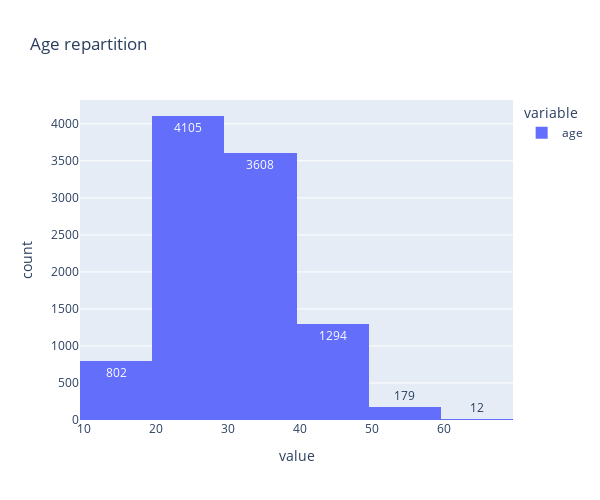

Notebook source saved alongside this figure:
### Code cell
fig3 = px.histogram(data["age"], 
            title="Age repartition", 
            text_auto=True, 
            nbins=10)

fig3.update_layout(autosize=True, 
                    width=600,
                    height=500)
fig3.show()

### Figure 1 — Plotly figure (JSON) as saved in the notebook; plotly's stock layout.template omitted (floating-point values rounded to 4 significant figures; data arrays with more than 128 entries replaced by an {"elided": "..."} marker saying what was removed)
{"data": [{"alignmentgroup": "True", "bingroup": "x", "hovertemplate": "variable=age<br>value=%{x}<br>count=%{y}<extra></extra>", "legendgroup": "age", "marker": {"color": "#636efa", "pattern": {"shape": ""}}, "name": "age", "nbinsx": 10, "offsetgroup": "age", "orientation": "v", "showlegend": true, "texttemplate": "%{value}", "type": "histogram", "x": {"elided": "10000 int values"}, "xaxis": "x", "yaxis": "y"}], "layout": {"autosize": true, "barmode": "relative", "height": 500, "legend": {"title": {"text": "variable"}, "tracegroupgap": 0}, "title": {"text": "Age repartition"}, "width": 600, "xaxis": {"anchor": "y", "domain": [0, 1], "title": {"text": "value"}}, "yaxis": {"anchor": "x", "domain": [0, 1], "title": {"text": "count"}}}}
